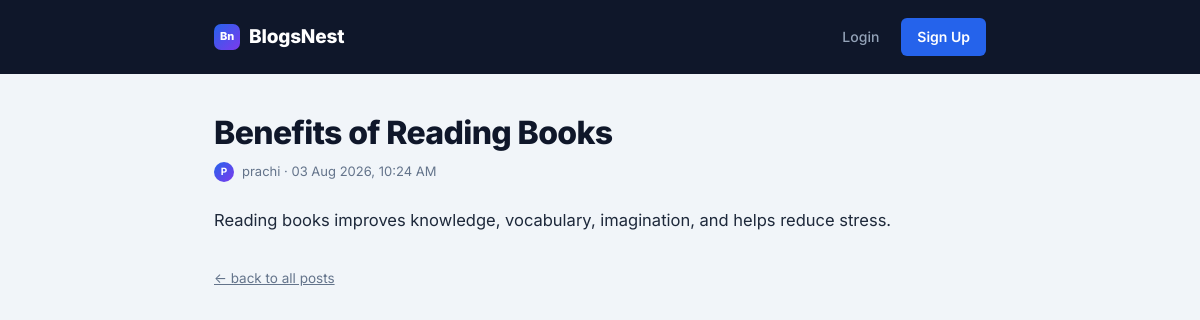
Screenshot of /blogs/2 with the database file from the repository.
### app/models.py (models this page shows)
class Blog(Base):
    __tablename__ = "blogs"
    id = Column(Integer, primary_key=True, index=True)
    title = Column(String, nullable=False)
    content = Column(Text, nullable=False)
    owner_id = Column(Integer, ForeignKey("users.id"), nullable=False)
    created_at = Column(DateTime, default=datetime.utcnow)
    updated_at = Column(DateTime, default=datetime.utcnow, onupdate=datetime.utcnow)
    owner = relationship("User", back_populates="blogs")

class User(Base):
    __tablename__ = "users"
    id = Column(Integer, primary_key=True, index=True)
    name = Column(String, nullable=True)
    email = Column(String, unique=True, index=True, nullable=False)
    date_of_birth = Column(Date, nullable=True)
    gender = Column(String, nullable=True)  # "male" / "female" / "other" / "prefer_not_to_say"
    is_verified = Column(Boolean, default=False)
    created_at = Column(DateTime, default=datetime.utcnow)
    blogs = relationship("Blog", back_populates="owner", cascade="all, delete-orphan")

### app/blogs/routes.py (the view)
@router.get("/blogs/{blog_id}", response_class=HTMLResponse)
def view_blog(
    blog_id: int,
    request: Request,
    db: Session = Depends(get_db),
    current_user: User | None = Depends(get_current_user_optional),
):
    blog = db.query(Blog).filter(Blog.id == blog_id).first()
    if not blog:
        raise HTTPException(status_code=404, detail="Blog not found")
    return templates.TemplateResponse(
        request, "blog.html",
        {"blog": blog, "current_user": current_user, "mode": "view"},
    )

### templates/blog.html (shortened to what this page needs)
{% extends "base.html" %}
{% block content %}
{% if mode == 'view' %}
  <div>
    <div class="detail-title">{{ blog.title }}</div>
    <div class="entry-meta">
      <span class="avatar">{{ (blog.owner.name or blog.owner.email)[0]|upper }}</span>
      {{ blog.owner.name or blog.owner.email }} &middot; {{ blog.created_at.strftime('%d %b %Y, %I:%M %p') }}
    </div>
    <div class="detail-body">{{ blog.content }}</div>
    <p style="margin-top:32px;"><a href="/blogs" class="hint">&larr; back to all posts</a></p>
  </div>
{% endif %}
{% endblock %}

### static/style.css (style rules this page uses)
:root { --bg: #F1F5F9; --navy: #0F172A; --ink: #0F172A; --ink-soft: #64748B; --rule: #E2E8F0; --blue: #2563EB; --blue-hover: #1D4ED8; --blue-soft: #DBEAFE; --white: #FFFFFF; }
* { box-sizing: border-box; }
body { margin: 0; background: var(--bg); color: var(--ink); font-family: 'Inter', -apple-system, sans-serif; line-height: 1.55; }
.entry-meta { display: flex; align-items: center; gap: 8px; font-size: 13px; color: var(--ink-soft); margin-bottom: 10px; }
.avatar { width: 20px; height: 20px; border-radius: 50%; background: linear-gradient(135deg, var(--blue), #7C3AED); color: white; font-size: 10px; font-weight: 700; display: inline-flex; align-items: center; justify-content: center; flex-shrink: 0; }
.detail-title { font-size: 32px; font-weight: 800; letter-spacing: -0.02em; margin: 0 0 10px; line-height: 1.18; }
.detail-body { font-size: 16.5px; white-space: pre-wrap; margin-top: 26px; color: #1E293B; }
.hint { font-size: 13.5px; color: var(--ink-soft); margin-top: 12px; }

### rows the page displays
Blog: title "Benefits of Reading Books", created_at "03 Aug 2026, 10:24 AM", content "Reading books improves knowledge, vocabulary, imagination, and helps reduce stress."
User: name "P", owner "prachi"
